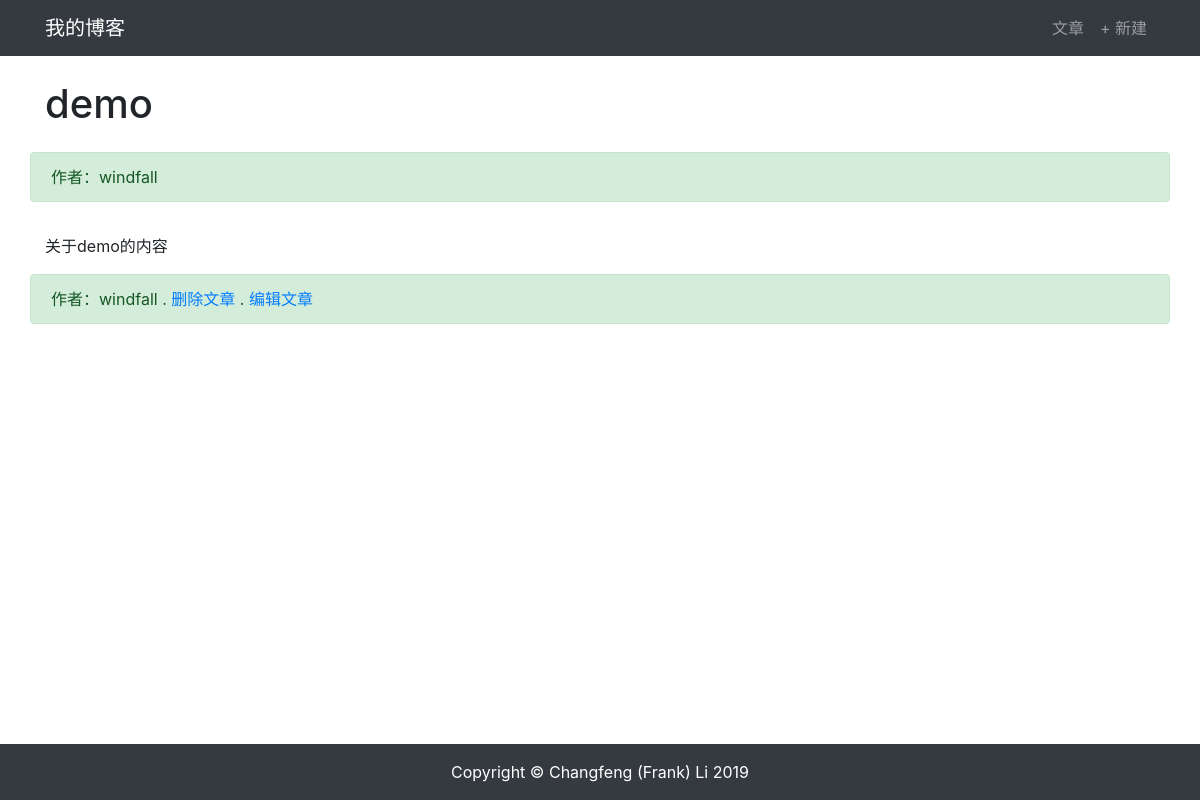
The app's page /article/article-detail/5/ with its own data.
### article/models.py (models this page shows, shortened)
class ArticlePost(models.Model):
    author = models.ForeignKey(User, on_delete=models.CASCADE)
    title = models.CharField(max_length=100)
    body = models.TextField()
    created = models.DateTimeField(default=timezone.now)
    updated = models.DateTimeField(auto_now=True)
    class Meta:
        ordering = ('-created',)

### article/views.py (the view)
def article_detail(request, id):
    article = ArticlePost.objects.get(id=id)
    article.body = markdown.markdown(article.body,
        extension=[
           'markdown.extensions.extra',
           'markdown.extensions.codehilite',
        ])
    context = { 'article': article }
    return render(request, 'article/detail.html', context)

### templates/article/detail.html (shortened to what this page needs)
{% extends "base.html" %}
{% load staticfiles %}
{% block content %}
<div class="container">
    <div class="row">
        <h1 class="col-12 mt-4 mb-4">{{ article.title }}</h1>
        <div class="col-12 alert alert-success">作者：{{ article.author }}</div>
        <div class="col-12">
            <p>{{ article.body|safe }}</p>
        </div>
        <div class="col-12 alert alert-success">作者：{{ article.author }}
            . <a href="#" onclick=confirm_safe_delete()>删除文章</a>
            . <a href="{% url "article:article_update" article.id %}">编辑文章</a>
        </div>
    </div>
</div>
{% endblock content %}

### records on screen
ArticlePost: title "demo", author "windfall", body "关于demo的内容"
